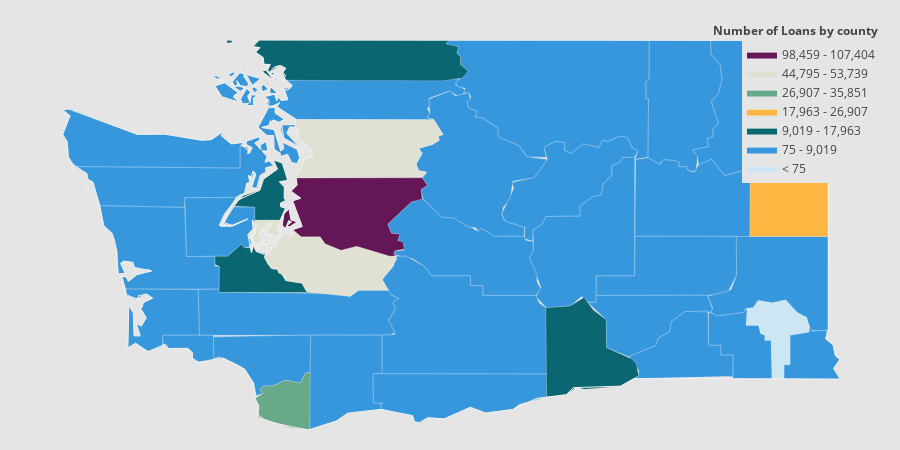

Notebook cell for this chart:
### Code cell
f=county1['code'].tolist()
v=county1['loans'].tolist()

colorscale = ["#cce6f4","#3697dd","#0a6671","#fdb642","#67a989","#acc5a6","#e0e1d2",
              "#f0dbce","#e4ae98","#d47c6f","#bb4f61","#952b5f","#651656","#330d35"] 

fig = ff.create_choropleth(
    fips=f, values=v, scope=['Washington'], show_state_data=True,
    colorscale=colorscale, binning_endpoints=endpts, round_legend_values=True,
    plot_bgcolor='rgb(229,229,229)',
    paper_bgcolor='rgb(229,229,229)',
    legend_title='Number of Loans by county',
    county_outline={'color': 'rgb(255,255,255)', 'width': 0.2}, exponent_format=False
)
iplot(fig, filename='loans_washington')

### Figure 1 — Plotly figure (JSON) as saved in the notebook; plotly's stock layout.template omitted (floating-point values rounded to 4 significant figures; data arrays with more than 128 entries replaced by an {"elided": "..."} marker saying what was removed)
{"data": [{"fill": "toself", "fillcolor": "#cce6f4", "hoverinfo": "none", "line": {"color": "rgb(255,255,255)", "width": 0.2}, "mode": "lines", "name": "< 75", "type": "scatter", "uid": "233034d1-cc4e-4cbc-aaa0-ae52ca8ec04d", "x": [-117.9, -117.9, -117.8, -117.7, -117.6, -117.5, -117.3, -117.2, -117.4, -117.4, -117.5, -117.5, -117.6, -117.6, -117.7, -117.7, -117.7, -117.7, -117.9, -117.9, null], "y": [46.56, 46.62, 46.63, 46.69, 46.67, 46.7, 46.54, 46.41, 46.38, 46.12, 46.12, 46.0, 46.0, 46.34, 46.34, 46.38, 46.4, 46.47, 46.47, 46.56, null]}, {"fill": "toself", "fillcolor": "#3697dd", "hoverinfo": "none", "line": {"color": "rgb(255,255,255)", "width": 0.2}, "mode": "lines", "name": "75 - 9,019", "type": "scatter", "uid": "6771b231-9df9-4e07-995a-88bdcd2a897f", "x": {"elided": "982 float values"}, "y": {"elided": "982 float values"}}, {"fill": "toself", "fillcolor": "#0a6671", "hoverinfo": "none", "line": {"color": "rgb(255,255,255)", "width": 0.2}, "mode": "lines", "name": "9,019 - 17,963", "type": "scatter", "uid": "4037188c-6281-48f8-b46f-b156c8fd0acf", "x": [-122.5, -122.5, -122.5, -122.5, -122.5, null, -123.0, -122.9, -122.8, -122.7, -122.6, -122.6, -122.5, -122.5, -122.6, -122.5, -122.5, -122.5, -122.5, -122.5, -122.5, -122.6, -122.8, -122.8, -123.0, null, -123.2, -123.2, -123.1, -122.9, -122.9, -122.8, -122.8, -122.8, -122.8, -122.7, -122.7, -122.7, -122.6, -122.6, -122.5, -122.3, -122.3, -122.2, -123.2, -123.2, -123.2, null, -122.6, -122.6, -122.6, -122.6, -122.6, null, -122.7, -122.6, -122.6, -122.6, -122.7, null, -122.7, -122.7, -122.6, -122.7, -122.7, null, -122.8, -122.8, -120.9, -120.9, -120.8, -120.8, -120.7, -120.7, -120.7, -120.7, -120.9, -122.5, -122.5, -122.5, -122.6, -122.7, -122.7, -122.6, -122.7, -122.7, -122.8, -122.7, -122.8, null, -123.1, -123.0, -123.0, -123.1, -123.1, null, -119.9, -119.9, -119.6, -119.5, -119.4, -119.3, -119.3, -119.0, -119.0, -118.9, -119.1, -119.5, -119.6, -119.7, -119.9, -119.9, null], "y": [47.55, 47.55, 47.54, 47.53, 47.55, null, 47.53, 47.62, 47.67, 47.77, 47.86, 47.94, 47.91, 47.76, 47.75, 47.7, 47.59, 47.58, 47.56, 47.52, 47.51, 47.4, 47.4, 47.52, 47.53, null, 47.01, 47.09, 47.08, 47.19, 47.16, 47.16, 47.12, 47.18, 47.13, 47.1, 47.08, 47.02, 46.97, 46.97, 46.87, 46.84, 46.77, 46.76, 46.76, 47.0, 47.01, null, 48.65, 48.66, 48.65, 48.65, 48.65, null, 48.71, 48.72, 48.7, 48.69, 48.71, null, 48.73, 48.73, 48.64, 48.72, 48.73, null, 48.95, 49.0, 49.0, 48.97, 48.94, 48.88, 48.86, 48.79, 48.72, 48.66, 48.64, 48.65, 48.72, 48.75, 48.78, 48.72, 48.74, 48.79, 48.79, 48.85, 48.89, 48.93, 48.95, null, 49.0, 49.0, 48.98, 48.97, 49.0, null, 46.58, 46.63, 46.64, 46.72, 46.61, 46.52, 46.27, 46.18, 46.13, 46.03, 45.93, 45.91, 45.93, 45.86, 45.84, 46.58, null]}, {"fill": "toself", "fillcolor": "#fdb642", "hoverinfo": "none", "line": {"color": "rgb(255,255,255)", "width": 0.2}, "mode": "lines", "name": "17,963 - 26,907", "type": "scatter", "uid": "c49839ea-d850-4fdd-af0b-5f9e676a2279", "x": [-117.8, -117.8, -117.7, -117.7, -117.7, -117.5, -117.5, -117.0, -117.0, -117.8, -117.8, null], "y": [47.41, 47.83, 47.83, 47.89, 47.84, 47.79, 48.05, 48.05, 47.26, 47.26, 47.41, null]}, {"fill": "toself", "fillcolor": "#67a989", "hoverinfo": "none", "line": {"color": "rgb(255,255,255)", "width": 0.2}, "mode": "lines", "name": "26,907 - 35,851", "type": "scatter", "uid": "b91f2868-7ee1-4023-b921-2876a862d374", "x": [-122.8, -122.7, -122.7, -122.7, -122.6, -122.5, -122.3, -122.3, -122.2, -122.2, -122.4, -122.8, -122.8, -122.8, null], "y": [45.83, 45.87, 45.9, 45.93, 45.94, 45.99, 45.96, 46.05, 46.05, 45.55, 45.56, 45.66, 45.76, 45.83, null]}, {"fill": "toself", "fillcolor": "#acc5a6", "hoverinfo": "none", "line": {"color": "rgb(255,255,255)", "width": 0.2}, "mode": "lines", "name": "35,851 - 44,795", "type": "scatter", "uid": "464e9a4d-5b20-4af1-be6e-ca91f8b74b8a", "x": [], "y": []}, {"fill": "toself", "fillcolor": "#e0e1d2", "hoverinfo": "none", "line": {"color": "rgb(255,255,255)", "width": 0.2}, "mode": "lines", "name": "44,795 - 53,739", "type": "scatter", "uid": "7f6f8e1b-b295-4bb5-9363-935782873e81", "x": [-122.6, -122.6, -122.6, -122.6, -122.6, null, -122.7, -122.6, -122.6, -122.6, -122.7, null, -122.7, -122.6, -122.5, -122.5, -122.4, -122.4, -122.4, -122.4, -122.3, -122.1, -122.1, -121.9, -121.8, -121.7, -121.6, -121.4, -121.4, -121.5, -121.5, -121.8, -121.8, -122.3, -122.3, -122.5, -122.5, -122.6, -122.6, -122.6, -122.7, null, -122.7, -122.7, -122.6, -122.7, -122.7, null, -122.7, -122.7, -122.7, -122.7, -122.7, null, -122.8, -122.8, -122.8, -122.6, -122.5, -122.6, -122.5, -122.6, -122.7, -122.6, -122.7, -122.8, -122.7, -122.8, -122.8, -122.8, null, -122.8, -122.8, -122.8, -122.8, -122.8, null, -122.3, -122.3, -122.3, -122.3, -122.3, null, -122.4, -122.4, -121.0, -120.9, -121.0, -120.9, -121.0, -121.2, -121.1, -121.2, -121.2, -121.1, -121.1, -122.4, -122.3, -122.2, -122.2, -122.4, -122.4, -122.4, null], "y": [47.15, 47.16, 47.17, 47.15, 47.15, null, 47.27, 47.27, 47.23, 47.22, 47.27, null, 47.08, 47.18, 47.28, 47.32, 47.26, 47.29, 47.31, 47.32, 47.26, 47.26, 47.2, 47.14, 47.17, 47.16, 47.12, 47.09, 47.06, 46.87, 46.78, 46.78, 46.73, 46.77, 46.84, 46.87, 46.91, 46.94, 46.98, 46.98, 47.08, null, 47.21, 47.23, 47.21, 47.19, 47.21, null, 47.16, 47.19, 47.17, 47.13, 47.16, null, 47.25, 47.3, 47.4, 47.4, 47.38, 47.33, 47.29, 47.26, 47.28, 47.38, 47.34, 47.27, 47.23, 47.21, 47.17, 47.25, null, 47.26, 47.27, 47.27, 47.26, 47.26, null, 48.02, 48.02, 48.01, 48.01, 48.02, null, 48.25, 48.3, 48.3, 48.16, 48.15, 48.11, 48.07, 48.04, 48.0, 47.9, 47.85, 47.83, 47.78, 47.78, 47.95, 47.97, 48.02, 48.12, 48.18, 48.25, null]}, {"fill": "toself", "fillcolor": "#f0dbce", "hoverinfo": "none", "line": {"color": "rgb(255,255,255)", "width": 0.2}, "mode": "lines", "name": "53,739 - 62,683", "type": "scatter", "uid": "071bb8f8-9445-47c3-b2b4-8fbe1f264d85", "x": [], "y": []}, {"fill": "toself", "fillcolor": "#e4ae98", "hoverinfo": "none", "line": {"color": "rgb(255,255,255)", "width": 0.2}, "mode": "lines", "name": "62,683 - 71,627", "type": "scatter", "uid": "4ba19b64-1e37-40d4-bc4d-3535502e3af1", "x": [], "y": []}, {"fill": "toself", "fillcolor": "#d47c6f", "hoverinfo": "none", "line": {"color": "rgb(255,255,255)", "width": 0.2}, "mode": "lines", "name": "71,627 - 80,571", "type": "scatter", "uid": "3c125c42-e5dc-4020-b392-7c144fb9634d", "x": [], "y": []}, {"fill": "toself", "fillcolor": "#bb4f61", "hoverinfo": "none", "line": {"color": "rgb(255,255,255)", "width": 0.2}, "mode": "lines", "name": "80,571 - 89,515", "type": "scatter", "uid": "8f680eaf-4f30-4f0c-8cd1-9068a98a57db", "x": [], "y": []}, {"fill": "toself", "fillcolor": "#952b5f", "hoverinfo": "none", "line": {"color": "rgb(255,255,255)", "width": 0.2}, "mode": "lines", "name": "89,515 - 98,459", "type": "scatter", "uid": "94444fca-6aca-4d48-8570-1318d3bbe9f6", "x": [], "y": []}, {"fill": "toself", "fillcolor": "#651656", "hoverinfo": "none", "line": {"color": "rgb(255,255,255)", "width": 0.2}, "mode": "lines", "name": "98,459 - 107,404", "type": "scatter", "uid": "be2ee757-6d38-4ded-93c8-3dda84240cac", "x": [-122.4, -122.4, -122.4, -121.1, -121.1, -121.1, -121.1, -121.2, -121.5, -121.4, -121.3, -121.4, -121.3, -121.3, -121.4, -121.4, -121.4, -121.4, -121.8, -121.9, -122.1, -122.1, -122.3, -122.4, -122.3, -122.4, -122.3, -122.4, null, -122.5, -122.5, -122.5, -122.4, -122.4, -122.5, -122.5, -122.4, -122.5, -122.5, -122.5, null], "y": [47.66, 47.72, 47.78, 47.78, 47.71, 47.68, 47.59, 47.57, 47.37, 47.29, 47.28, 47.22, 47.21, 47.15, 47.13, 47.1, 47.09, 47.08, 47.17, 47.14, 47.2, 47.26, 47.26, 47.32, 47.35, 47.58, 47.6, 47.66, null, 47.36, 47.46, 47.51, 47.41, 47.39, 47.34, 47.36, 47.39, 47.4, 47.33, 47.36, null]}, {"fill": "toself", "fillcolor": "#330d35", "hoverinfo": "none", "line": {"color": "rgb(255,255,255)", "width": 0.2}, "mode": "lines", "name": "> 107,404", "type": "scatter", "uid": "260bb034-66ec-49d8-b797-8b9b896c41bb", "x": [], "y": []}, {"hoverinfo": "text", "legendgroup": "centroids", "marker": {"color": "white", "opacity": 0}, "mode": "markers", "name": "US Counties", "selected": {"marker": {"color": "white", "opacity": 1, "size": 3}}, "showlegend": false, "text": ["County: San Juan<br>State: Washington<br>FIPS: 53055<br>Value: 753", "County: San Juan<br>State: Washington<br>FIPS: 53055<br>Value: 753", "County: San Juan<br>State: Washington<br>FIPS: 53055<br>Value: 753", "County: San Juan<br>State: Washington<br>FIPS: 53055<br>Value: 753", "County: San Juan<br>State: Washington<br>FIPS: 53055<br>Value: 753", "County: San Juan<br>State: Washington<br>FIPS: 53055<br>Value: 753", "County: San Juan<br>State: Washington<br>FIPS: 53055<br>Value: 753", "County: San Juan<br>State: Washington<br>FIPS: 53055<br>Value: 753", "County: San Juan<br>State: Washington<br>FIPS: 53055<br>Value: 753", "County: San Juan<br>State: Washington<br>FIPS: 53055<br>Value: 753", "County: San Juan<br>State: Washington<br>FIPS: 53055<br>Value: 753", "County: San Juan<br>State: Washington<br>FIPS: 53055<br>Value: 753", "County: San Juan<br>State: Washington<br>FIPS: 53055<br>Value: 753", "County: San Juan<br>State: Washington<br>FIPS: 53055<br>Value: 753", "County: San Juan<br>State: Washington<br>FIPS: 53055<br>Value: 753", "County: San Juan<br>State: Washington<br>FIPS: 53055<br>Value: 753", "County: San Juan<br>State: Washington<br>FIPS: 53055<br>Value: 753", "County: San Juan<br>State: Washington<br>FIPS: 53055<br>Value: 753", "County: San Juan<br>State: Washington<br>FIPS: 53055<br>Value: 753", "County: San Juan<br>State: Washington<br>FIPS: 53055<br>Value: 753", "County: San Juan<br>State: Washington<br>FIPS: 53055<br>Value: 753", "County: San Juan<br>State: Washington<br>FIPS: 53055<br>Value: 753", "County: Jefferson<br>State: Washington<br>FIPS: 53031<br>Value: 1449", "County: Jefferson<br>State: Washington<br>FIPS: 53031<br>Value: 1449", "County: Jefferson<br>State: Washington<br>FIPS: 53031<br>Value: 1449", "County: Jefferson<br>State: Washington<br>FIPS: 53031<br>Value: 1449", "County: Grays Harbor<br>State: Washington<br>FIPS: 53027<br>Value: 2546", "County: Grays Harbor<br>State: Washington<br>FIPS: 53027<br>Value: 2546", "County: Clallam<br>State: Washington<br>FIPS: 53009<br>Value: 2865", "County: Clallam<br>State: Washington<br>FIPS: 53009<br>Value: 2865", "County: Clallam<br>State: Washington<br>FIPS: 53009<br>Value: 2865", "County: Clallam<br>State: Washington<br>FIPS: 53009<br>Value: 2865", "County: Clallam<br>State: Washington<br>FIPS: 53009<br>Value: 2865", "County: Clallam<br>State: Washington<br>FIPS: 53009<br>Value: 2865", "County: Island<br>State: Washington<br>FIPS: 53029<br>Value: 5040", "County: Island<br>State: Washington<br>FIPS: 53029<br>Value: 5040", "County: Island<br>State: Washington<br>FIPS: 53029<br>Value: 5040", "County: Skagit<br>State: Washington<br>FIPS: 53057<br>Value: 5961", "County: Skagit<br>State: Washington<br>FIPS: 53057<br>Value: 5961", "County: Skagit<br>State: Washington<br>FIPS: 53057<br>Value: 5961", "County: Skagit<br>State: Washington<br>FIPS: 53057<br>Value: 5961", "County: Skagit<br>State: Washington<br>FIPS: 53057<br>Value: 5961", "County: Skagit<br>State: Washington<br>FIPS: 53057<br>Value: 5961", "County: Skagit<br>State: Washington<br>FIPS: 53057<br>Value: 5961", "County: Skagit<br>State: Washington<br>FIPS: 53057<br>Value: 5961", "County: Skagit<br>State: Washington<br>FIPS: 53057<br>Value: 5961", "County: Skagit<br>State: Washington<br>FIPS: 53057<br>Value: 5961", "County: Skagit<br>State: Washington<br>FIPS: 53057<br>Value: 5961", "County: Skagit<br>State: Washington<br>FIPS: 53057<br>Value: 5961", "County: Skagit<br>State: Washington<br>FIPS: 53057<br>Value: 5961", "County: Whatcom<br>State: Washington<br>FIPS: 53073<br>Value: 9891", "County: Whatcom<br>State: Washington<br>FIPS: 53073<br>Value: 9891", "County: Whatcom<br>State: Washington<br>FIPS: 53073<br>Value: 9891", "County: Whatcom<br>State: Washington<br>FIPS: 53073<br>Value: 9891", "County: Whatcom<br>State: Washington<br>FIPS: 53073<br>Value: 9891", "County: Kitsap<br>State: Washington<br>FIPS: 53035<br>Value: 13789", "County: Kitsap<br>State: Washington<br>FIPS: 53035<br>Value: 13789", "County: Snohomish<br>State: Washington<br>FIPS: 53061<br>Value: 45172", "County: Snohomish<br>State: Washington<br>FIPS: 53061<br>Value: 45172", "County: Pierce<br>State: Washington<br>FIPS: 53053<br>Value: 45833", "County: Pierce<br>State: Washington<br>FIPS: 53053<br>Value: 45833", "County: Pierce<br>State: Washington<br>FIPS: 53053<br>Value: 45833", "County: Pierce<br>State: Washington<br>FIPS: 53053<br>Value: 45833", "County: Pierce<br>State: Washington<br>FIPS: 53053<br>Value: 45833", "County: Pierce<br>State: Washington<br>FIPS: 53053<br>Value: 45833", "County: Pierce<br>State: Washington<br>FIPS: 53053<br>Value: 45833", "County: King<br>State: Washington<br>FIPS: 53033<br>Value: 107404", "County: King<br>State: Washington<br>FIPS: 53033<br>Value: 107404", "County: Clark<br>State: Washington<br>FIPS: 53011<br>Value: 28885", "County: Spokane<br>State: Washington<br>FIPS: 53063<br>Value: 21932", "County: Thurston<br>State: Washington<br>FIPS: 53067<br>Value: 13394", "County: Benton<br>State: Washington<br>FIPS: 53005<br>Value: 9174", "County: Yakima<br>State: Washington<br>FIPS: 53077<br>Value: 7794", "County: Cowlitz<br>State: Washington<br>FIPS: 53015<br>Value: 5114", "County: Franklin<br>State: Washington<br>FIPS: 53021<br>Value: 3613", "County: Chelan<br>State: Washington<br>FIPS: 53007<br>Value: 3355", "County: Lewis<br>State: Washington<br>FIPS: 53041<br>Value: 2975", "County: Mason<br>State: Washington<br>FIPS: 53045<br>Value: 2947", "County: Grant<br>State: Washington<br>FIPS: 53025<br>Value: 2799", "County: Kittitas<br>State: Washington<br>FIPS: 53037<br>Value: 2236", "County: Walla Walla<br>State: Washington<br>FIPS: 53071<br>Value: 2208", "County: Douglas<br>State: Washington<br>FIPS: 53017<br>Value: 1657", "County: Stevens<br>State: Washington<br>FIPS: 53065<br>Value: 1596", "County: Whitman<br>State: Washington<br>FIPS: 53075<br>Value: 1141", "County: Okanogan<br>State: Washington<br>FIPS: 53047<br>Value: 1100", "County: Pacific<br>State: Washington<br>FIPS: 53049<br>Value: 868", "County: Asotin<br>State: Washington<br>FIPS: 53003<br>Value: 815", "County: Klickitat<br>State: Washington<br>FIPS: 53039<br>Value: 729", "County: Pend Oreille<br>State: Washington<br>FIPS: 53051<br>Value: 593", "County: Skamania<br>State: Washington<br>FIPS: 53059<br>Value: 547", "County: Adams<br>State: Washington<br>FIPS: 53001<br>Value: 489", "County: Lincoln<br>State: Washington<br>FIPS: 53043<br>Value: 414", "County: Wahkiakum<br>State: Washington<br>FIPS: 53069<br>Value: 196", "County: Ferry<br>State: Washington<br>FIPS: 53019<br>Value: 190", "County: Columbia<br>State: Washington<br>FIPS: 53013<br>Value: 104", "County: Garfield<br>State: Washington<br>FIPS: 53023<br>Value: 75"], "type": "scatter", "uid": "9cd61ca2-034b-40f5-ab81-0309b79d7678", "unselected": {"marker": {"opacity": 0}}, "x": [[-122.8], [-122.8], [-122.8], [-122.8], [-122.8], [-122.9], [-122.9], [-123.0], [-123.0], [-123.0], [-123.0], [-122.9], [-123.0], [-123.0], [-123.0], [-123.0], [-123.1], [-123.1], [-123.1], [-123.1], [-123.1], [-123.2], [-122.9], [-124.5], [-124.5], [-123.6], [-123.9], [-123.8], [-124.6], [-124.6], [-123.9], [-124.7], [-124.8], [-124.8], [-122.5], [-122.6], [-122.8], [-122.5], [-122.5], [-122.6], [-122.6], [-122.6], [-122.6], [-122.6], [-122.6], [-122.7], [-121.7], [-122.7], [-122.7], [-122.7], [-122.6], [-122.6], [-122.7], [-121.7], [-123.1], [-122.5], [-122.7], [-122.3], [-121.7], [-122.6], [-122.6], [-122.1], [-122.7], [-122.7], [-122.7], [-122.8], [-121.8], [-122.5], -122.5, -117.4, -122.8, -119.5, -120.7, -122.7, -118.9, -120.6, -122.4, -123.2, -119.5, -120.7, -118.5, -119.7, -117.9, -117.5, -119.7, -123.7, -117.2, -120.8, -117.3, -121.9, -118.6, -118.4, -123.4, -118.5, -117.9, -117.5], "y": [[48.7], [48.7], [48.59], [48.56], [48.75], [48.76], [48.49], [48.78], [48.57], [48.6], [48.6], [48.65], [48.59], [48.73], [48.62], [48.7], [48.65], [48.65], [48.64], [48.64], [48.54], [48.67], [48.13], [47.67], [47.8], [47.75], [46.96], [47.15], [48.38], [47.91], [48.05], [48.39], [48.16], [48.18], [48.19], [48.16], [48.32], [48.36], [48.52], [48.54], [48.54], [48.4], [48.61], [48.58], [48.55], [48.62], [48.48], [48.46], [48.48], [48.57], [48.65], [48.7], [48.69], [48.83], [48.99], [47.54], [47.61], [48.01], [48.05], [47.16], [47.25], [47.0], [47.21], [47.16], [47.32], [47.26], [47.49], [47.41], 45.78, 47.62, 46.93, 46.24, 46.46, 46.19, 46.53, 47.87, 46.58, 47.35, 47.21, 47.12, 46.23, 47.74, 48.4, 46.9, 48.55, 46.56, 46.19, 45.87, 48.53, 46.02, 46.98, 47.58, 46.29, 48.47, 46.3, 46.43]}, {"hoverinfo": "text", "legendgroup": "States", "line": {"color": "rgb(240, 240, 240)", "width": 1}, "mode": "lines", "showlegend": false, "type": "scatter", "uid": "1787c448-0f21-4c4b-9dd8-7f46e072caa7", "x": {"elided": "606 float values"}, "y": {"elided": "606 float values"}}], "layout": {"annotations": [{"showarrow": false, "text": "<b>Number of Loans by county</b>", "x": 1, "xanchor": "right", "xref": "paper", "y": 1.05, "yref": "paper"}], "dragmode": "select", "height": 450, "hovermode": "closest", "legend": {"traceorder": "reversed", "x": 1, "xanchor": "right", "y": 1, "yanchor": "top"}, "margin": {"b": 20, "l": 20, "r": 20, "t": 40}, "paper_bgcolor": "rgb(229,229,229)", "plot_bgcolor": "rgb(229,229,229)", "width": 900, "xaxis": {"autorange": false, "fixedrange": true, "range": [-125.2, -116.5], "showgrid": false, "showticklabels": false, "zeroline": false}, "yaxis": {"autorange": false, "fixedrange": true, "range": [45.54, 49.0], "showgrid": false, "showticklabels": false, "zeroline": false}}}
